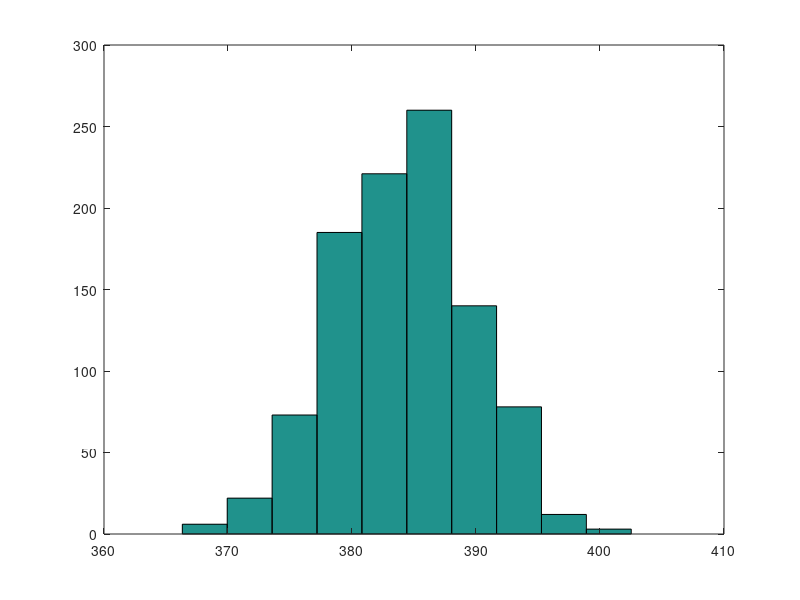

This chart was generated by the following MATLAB code:
% Log-Normal Distribution for 30% Variance
m = 383.83; % mean
v = 30; % variance
mu = log((m^2)/sqrt(v+m^2))
sigma = sqrt(log(v/(m^2)+1))
% rng('default') % For reproducibility
r = lognrnd(mu,sigma,[1000, 1]);
% save -ascii Ae_k5.dat r
hist(r)
%%